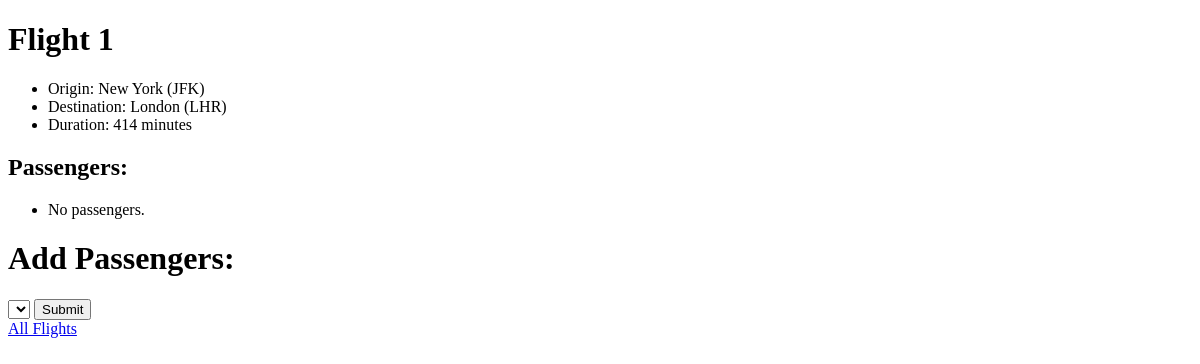
The page /flights/1 on the database as committed earlier.
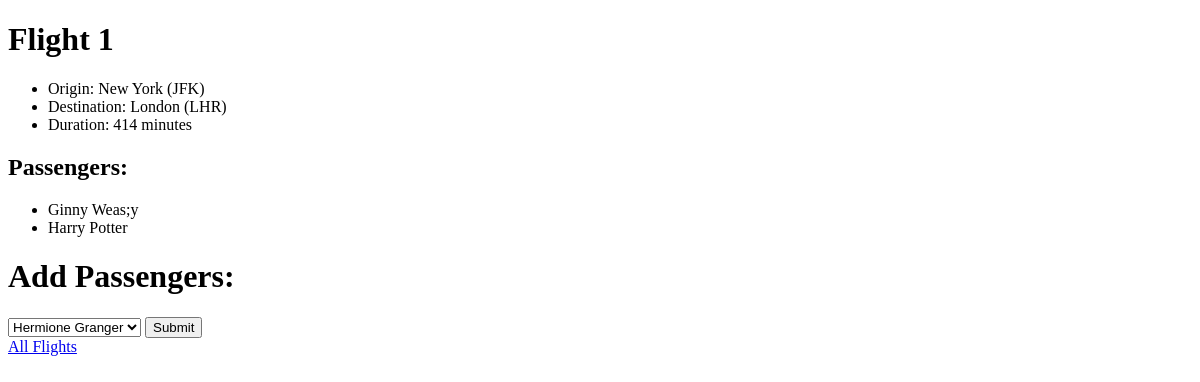
The same page on the database as committed later.
### flights/models.py (models this page shows)
class Passenger (models.Model):
  first = models.CharField(max_length=64)
  last = models.CharField(max_length=64)
  flights = models.ManyToManyField(Flight, blank=True, related_name="passengers")
  def __str__(self):
    return f"{self.first} {self.last}"

### flights/views.py (the view)
def flight (request, flight_id):
  flight = Flight.objects.get(id=flight_id)
  passengers = flight.passengers.all()
  non_passengers = Passenger.objects.exclude(flights=flight).all()
  return render (request, "flights/flight.html", {
    "flight" : flight,
    "passengers": passengers,
    "non_passengers" : non_passengers
  })

### flights/models.py (called while the page is built)
  def __str__ (self):
    return f"{self.city} ({self.code})"

### flights/templates/flights/flight.html (shortened to what this page needs)
{% extends "flights/layout.html" %}
{% block body %}
<h1>Flight {{flight.id}}</h1>
<ul>
  <li>Origin: {{flight.origin}}</li>
  <li>Destination: {{flight.destination}}</li>
  <li>Duration: {{flight.duration}} minutes</li>
</ul>
<h2>Passengers: </h2>
<ul>
  {% for passen in passengers %}
    <li>{{passen}}</li>
    {% empty %}
    <li>No passengers.</li>
  {% endfor %}
</ul>
<h1>Add Passengers:</h1>
<form action="{% url 'book' flight.id %}" method="POST">
  <select name="passenger" id="">
    {% for passenger in non_passengers %}
      <option value="{{passenger.id}}">{{passenger}}</option>
    {% endfor %}
  </select>
  <input type="submit">
</form>
<a href="{% url 'index' %}">All Flights</a>
{% endblock %}

Rows that differ between the two databases and show on the page:
added Passenger: first+last "Ginny Weas;y"
added Passenger: first+last "Harry Potter"
Other text that changed with them:
form field passenger: (not shown) → "Hermione Granger"
text no longer shown: "No passengers."
